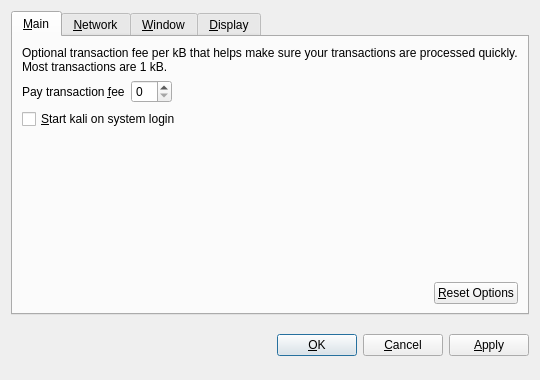
<?xml version="1.0" encoding="UTF-8"?>
<ui version="4.0">
 <class>OptionsDialog</class>
 <widget class="QDialog" name="OptionsDialog">
  <property name="geometry">
   <rect>
    <x>0</x>
    <y>0</y>
    <width>540</width>
    <height>380</height>
   </rect>
  </property>
  <property name="windowTitle">
   <string>Options</string>
  </property>
  <property name="modal">
   <bool>true</bool>
  </property>
  <layout class="QVBoxLayout" name="verticalLayout">
   <item>
    <widget class="QTabWidget" name="tabWidget">
     <property name="tabPosition">
      <enum>QTabWidget::North</enum>
     </property>
     <property name="currentIndex">
      <number>0</number>
     </property>
     <widget class="QWidget" name="tabMain">
      <attribute name="title">
       <string>&amp;Main</string>
      </attribute>
      <layout class="QVBoxLayout" name="verticalLayout_Main">
       <item>
        <widget class="QLabel" name="transactionFeeInfoLabel">
         <property name="text">
          <string>Optional transaction fee per kB that helps make sure your transactions are processed quickly. Most transactions are 1 kB.</string>
         </property>
         <property name="textFormat">
          <enum>Qt::PlainText</enum>
         </property>
         <property name="wordWrap">
          <bool>true</bool>
         </property>
        </widget>
       </item>
       <item>
        <layout class="QHBoxLayout" name="horizontalLayout_1_Main">
         <item>
          <widget class="QLabel" name="transactionFeeLabel">
           <property name="text">
            <string>Pay transaction &amp;fee</string>
           </property>
           <property name="textFormat">
            <enum>Qt::PlainText</enum>
           </property>
           <property name="buddy">
            <cstring>transactionFee</cstring>
           </property>
          </widget>
         </item>
         <item>
          <widget class="BitcoinAmountField" name="transactionFee"/>
         </item>
         <item>
          <spacer name="horizontalSpacer_1_Main">
           <property name="orientation">
            <enum>Qt::Horizontal</enum>
           </property>
           <property name="sizeHint" stdset="0">
            <size>
             <width>40</width>
             <height>20</height>
            </size>
           </property>
          </spacer>
         </item>
        </layout>
       </item>
       <item>
        <widget class="QCheckBox" name="bitcoinAtStartup">
         <property name="toolTip">
          <string>Automatically start kali after logging in to the system.</string>
         </property>
         <property name="text">
          <string>&amp;Start kali on system login</string>
         </property>
        </widget>
       </item>
       <item>
        <spacer name="verticalSpacer_Main">
         <property name="orientation">
          <enum>Qt::Vertical</enum>
         </property>
         <property name="sizeHint" stdset="0">
          <size>
           <width>20</width>
           <height>40</height>
          </size>
         </property>
        </spacer>
       </item>
       <item>
        <layout class="QHBoxLayout" name="horizontalLayout_2_Main">
         <item>
          <spacer name="horizontalSpacer_2_Main">
           <property name="orientation">
            <enum>Qt::Horizontal</enum>
           </property>
           <property name="sizeHint" stdset="0">
            <size>
             <width>40</width>
             <height>20</height>
            </size>
           </property>
          </spacer>
         </item>
         <item>
          <widget class="QPushButton" name="resetButton">
           <property name="toolTip">
            <string>Reset all client options to default.</string>
           </property>
           <property name="text">
            <string>&amp;Reset Options</string>
           </property>
           <property name="autoDefault">
            <bool>false</bool>
           </property>
          </widget>
         </item>
        </layout>
       </item>
      </layout>
     </widget>
     <widget class="QWidget" name="tabNetwork">
      <attribute name="title">
       <string>&amp;Network</string>
      </attribute>
      <layout class="QVBoxLayout" name="verticalLayout_Network">
       <item>
        <widget class="QCheckBox" name="mapPortUpnp">
         <property name="toolTip">
          <string>Automatically open the kali client port on the router. This only works when your router supports UPnP and it is enabled.</string>
         </property>
         <property name="text">
          <string>Map port using &amp;UPnP</string>
         </property>
        </widget>
       </item>
       <item>
        <widget class="QCheckBox" name="connectSocks">
         <property name="toolTip">
          <string>Connect to the kali network through a SOCKS proxy (e.g. when connecting through Tor).</string>
         </property>
         <property name="text">
          <string>&amp;Connect through SOCKS proxy:</string>
         </property>
        </widget>
       </item>
       <item>
        <layout class="QHBoxLayout" name="horizontalLayout_Network">
         <item>
          <widget class="QLabel" name="proxyIpLabel">
           <property name="text">
            <string>Proxy &amp;IP:</string>
           </property>
           <property name="textFormat">
            <enum>Qt::PlainText</enum>
           </property>
           <property name="buddy">
            <cstring>proxyIp</cstring>
           </property>
          </widget>
         </item>
         <item>
          <widget class="QValidatedLineEdit" name="proxyIp">
           <property name="maximumSize">
            <size>
             <width>140</width>
             <height>16777215</height>
            </size>
           </property>
           <property name="toolTip">
            <string>IP address of the proxy (e.g. 127.0.0.1)</string>
           </property>
          </widget>
         </item>
         <item>
          <widget class="QLabel" name="proxyPortLabel">
           <property name="text">
            <string>&amp;Port:</string>
           </property>
           <property name="textFormat">
            <enum>Qt::PlainText</enum>
           </property>
           <property name="buddy">
            <cstring>proxyPort</cstring>
           </property>
          </widget>
         </item>
         <item>
          <widget class="QLineEdit" name="proxyPort">
           <property name="maximumSize">
            <size>
             <width>55</width>
             <height>16777215</height>
            </size>
           </property>
           <property name="toolTip">
            <string>Port of the proxy (e.g. 9050)</string>
           </property>
          </widget>
         </item>
         <item>
          <widget class="QLabel" name="socksVersionLabel">
           <property name="text">
            <string>SOCKS &amp;Version:</string>
           </property>
           <property name="textFormat">
            <enum>Qt::PlainText</enum>
           </property>
           <property name="buddy">
            <cstring>socksVersion</cstring>
           </property>
          </widget>
         </item>
         <item>
          <widget class="QValueComboBox" name="socksVersion">
           <property name="toolTip">
            <string>SOCKS version of the proxy (e.g. 5)</string>
           </property>
          </widget>
         </item>
         <item>
          <spacer name="horizontalSpacer_Network">
           <property name="orientation">
            <enum>Qt::Horizontal</enum>
           </property>
           <property name="sizeHint" stdset="0">
            <size>
             <width>40</width>
             <height>20</height>
            </size>
           </property>
          </spacer>
         </item>
        </layout>
       </item>
       <item>
        <spacer name="verticalSpacer_Network">
         <property name="orientation">
          <enum>Qt::Vertical</enum>
         </property>
         <property name="sizeHint" stdset="0">
          <size>
           <width>20</width>
           <height>40</height>
          </size>
         </property>
        </spacer>
       </item>
      </layout>
     </widget>
     <widget class="QWidget" name="tabWindow">
      <attribute name="title">
       <string>&amp;Window</string>
      </attribute>
      <layout class="QVBoxLayout" name="verticalLayout_Window">
       <item>
        <widget class="QCheckBox" name="minimizeToTray">
         <property name="toolTip">
          <string>Show only a tray icon after minimizing the window.</string>
         </property>
         <property name="text">
          <string>&amp;Minimize to the tray instead of the taskbar</string>
         </property>
        </widget>
       </item>
       <item>
        <widget class="QCheckBox" name="minimizeOnClose">
         <property name="toolTip">
          <string>Minimize instead of exit the application when the window is closed. When this option is enabled, the application will be closed only after selecting Quit in the menu.</string>
         </property>
         <property name="text">
          <string>M&amp;inimize on close</string>
         </property>
        </widget>
       </item>
       <item>
        <spacer name="verticalSpacer_Window">
         <property name="orientation">
          <enum>Qt::Vertical</enum>
         </property>
         <property name="sizeHint" stdset="0">
          <size>
           <width>20</width>
           <height>40</height>
          </size>
         </property>
        </spacer>
       </item>
      </layout>
     </widget>
     <widget class="QWidget" name="tabDisplay">
      <attribute name="title">
       <string>&amp;Display</string>
      </attribute>
      <layout class="QVBoxLayout" name="verticalLayout_Display">
       <item>
        <layout class="QHBoxLayout" name="horizontalLayout_1_Display">
         <item>
          <widget class="QLabel" name="langLabel">
           <property name="text">
            <string>User Interface &amp;language:</string>
           </property>
           <property name="textFormat">
            <enum>Qt::PlainText</enum>
           </property>
           <property name="buddy">
            <cstring>lang</cstring>
           </property>
          </widget>
         </item>
         <item>
          <widget class="QValueComboBox" name="lang">
           <property name="toolTip">
            <string>The user interface language can be set here. This setting will take effect after restarting kali.</string>
           </property>
          </widget>
         </item>
        </layout>
       </item>
       <item>
        <layout class="QHBoxLayout" name="horizontalLayout_2_Display">
         <item>
          <widget class="QLabel" name="unitLabel">
           <property name="text">
            <string>&amp;Unit to show amounts in:</string>
           </property>
           <property name="textFormat">
            <enum>Qt::PlainText</enum>
           </property>
           <property name="buddy">
            <cstring>unit</cstring>
           </property>
          </widget>
         </item>
         <item>
          <widget class="QValueComboBox" name="unit">
           <property name="toolTip">
            <string>Choose the default subdivision unit to show in the interface and when sending coins.</string>
           </property>
          </widget>
         </item>
        </layout>
       </item>
       <item>
        <widget class="QCheckBox" name="displayAddresses">
         <property name="toolTip">
          <string>Whether to show kali addresses in the transaction list or not.</string>
         </property>
         <property name="text">
          <string>&amp;Display addresses in transaction list</string>
         </property>
        </widget>
       </item>
       <item>
        <spacer name="verticalSpacer_Display">
         <property name="orientation">
          <enum>Qt::Vertical</enum>
         </property>
         <property name="sizeHint" stdset="0">
          <size>
           <width>20</width>
           <height>40</height>
          </size>
         </property>
        </spacer>
       </item>
      </layout>
     </widget>
    </widget>
   </item>
   <item>
    <layout class="QHBoxLayout" name="horizontalLayout_Buttons">
     <item>
      <spacer name="horizontalSpacer_1">
       <property name="orientation">
        <enum>Qt::Horizontal</enum>
       </property>
       <property name="sizeHint" stdset="0">
        <size>
         <width>40</width>
         <height>48</height>
        </size>
       </property>
      </spacer>
     </item>
     <item>
      <widget class="QLabel" name="statusLabel">
       <property name="font">
        <font>
         <weight>75</weight>
         <bold>true</bold>
        </font>
       </property>
       <property name="text">
        <string/>
       </property>
       <property name="textFormat">
        <enum>Qt::PlainText</enum>
       </property>
       <property name="wordWrap">
        <bool>true</bool>
       </property>
      </widget>
     </item>
     <item>
      <spacer name="horizontalSpacer_2">
       <property name="orientation">
        <enum>Qt::Horizontal</enum>
       </property>
       <property name="sizeHint" stdset="0">
        <size>
         <width>40</width>
         <height>48</height>
        </size>
       </property>
      </spacer>
     </item>
     <item>
      <widget class="QPushButton" name="okButton">
       <property name="text">
        <string>&amp;OK</string>
       </property>
      </widget>
     </item>
     <item>
      <widget class="QPushButton" name="cancelButton">
       <property name="text">
        <string>&amp;Cancel</string>
       </property>
       <property name="autoDefault">
        <bool>false</bool>
       </property>
      </widget>
     </item>
     <item>
      <widget class="QPushButton" name="applyButton">
       <property name="text">
        <string>&amp;Apply</string>
       </property>
       <property name="autoDefault">
        <bool>false</bool>
       </property>
      </widget>
     </item>
    </layout>
   </item>
  </layout>
 </widget>
 <customwidgets>
  <customwidget>
   <class>BitcoinAmountField</class>
   <extends>QSpinBox</extends>
   <header>bitcoinamountfield.h</header>
  </customwidget>
  <customwidget>
   <class>QValueComboBox</class>
   <extends>QComboBox</extends>
   <header>qvaluecombobox.h</header>
  </customwidget>
  <customwidget>
   <class>QValidatedLineEdit</class>
   <extends>QLineEdit</extends>
   <header>qvalidatedlineedit.h</header>
  </customwidget>
 </customwidgets>
 <resources/>
 <connections/>
</ui>
